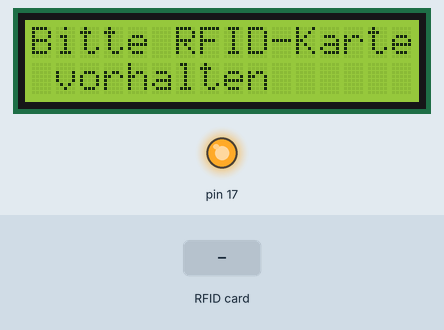
Recording of a sketch running on a simulated SparkFun Pro Micro, built with avr-gcc and run on an emulated ATmega32U4. Parts: 16×2 character LCD, output pins drawn as LEDs (lit = HIGH). Inputs (shaded band) come from the test bench. USB keyboard and mouse output is not drawn.

Above: at 3.3 s.
3.4 s: RFID card 5E 7A 19 C4 held to the reader
At 4.2 s:
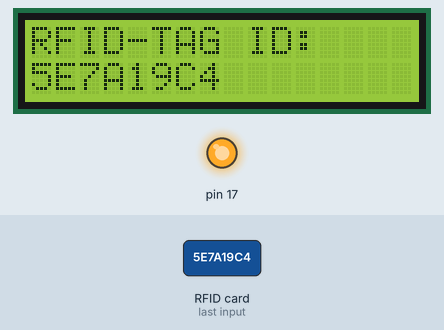
Timing chart, 0 to 6.4 s (numbered marks = the images above; inputs shaded):
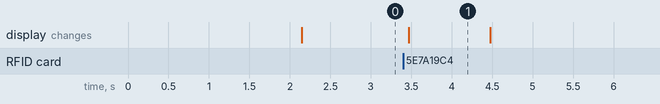

The sketch:

rfid_reader.ino
```cpp
/****
 * Board information:
 * sparkfun pro micro
 * processor atmega32u4 (3.3v, 8mhz)
 */
#include <SPI.h>
#include <MFRC522.h>
#include <Wire.h>
#include <LiquidCrystal_I2C.h>
#include <Keyboard.h>


#define SS_PIN A0
#define RST_PIN 7

#define CLEAR_TIMEOUT 1000

LiquidCrystal_I2C lcd(0x27, 16, 2);
MFRC522 mfrc522(SS_PIN, RST_PIN);
long long last_read_rfid = 0;
String last_read_rfid_value = "";

bool showingRfid = true;


void setup() {
  //Serial.begin(9600);
  delay(2000);
  Keyboard.begin();
  lcd.init();
  lcd.backlight();

  SPI.begin();
  mfrc522.PCD_Init();
}


void loop() {
  if (millis() - last_read_rfid > CLEAR_TIMEOUT && showingRfid) {
    showingRfid = false;
    lcd.clear();
    last_read_rfid = millis();
    last_read_rfid_value = "";
    lcd.setCursor(0, 0);
    lcd.print("Bitte RFID-Karte");
    lcd.setCursor(0, 1);
    lcd.print(" vorhalten");
  }
  if ( ! (mfrc522.PICC_IsNewCardPresent() && mfrc522.PICC_ReadCardSerial())) {
    return;
  }
  last_read_rfid = millis();

  //Serial.print("ID des RFID-TAGS:");CC598C1F
  String content= "";
  for (byte i = 0; i < mfrc522.uid.size; i++) {
    if (i > 0) {
      content += char('\0'+32);
    }
    if (mfrc522.uid.uidByte[i] < 0x10) {
      content.concat(String("0"));
    }
      //content.concat(String(mfrc522.uid.uidByte[i] < 0x10 ? 0x5F+"0" : 0x5F+""));
    content.concat(String(mfrc522.uid.uidByte[i], HEX));
  }
  content.toUpperCase();
  /*Serial.print("read: ");
  Serial.println(content);
  Serial.print("old: ");
  Serial.println(last_read_rfid_value);
 */

  if (content != last_read_rfid_value) {
    showingRfid = true;
    last_read_rfid_value = content;

    for (byte i = 0; i < content.length(); i++) {
      Keyboard.write(content[i]);
    }

    lcd.clear();
    lcd.setCursor(0, 0);
    lcd.print("RFID-TAG ID:");
    lcd.setCursor(0, 1);
    content.replace(" ", "");
    lcd.print(content);
  }
  /*
  for (byte i = 0; i < mfrc522.uid.size; i++) {
    lcd.setCursor(3 * i, 1);
    lcd.print(mfrc522.uid.uidByte[i], HEX);
    if ( i + 1 < mfrc522.uid.size) {
      lcd.print("-");
    }
    Serial.print(mfrc522.uid.uidByte[i], HEX);
    Serial.print(" ");
  }


  Serial.println();*/

}
```

Measured:
- after the input at 3.4 s, the display: changes after 0.07 s (image 1)
- what the display in image 1 shows lasts 1.0 s, from 3.5 s to 4.5 s
